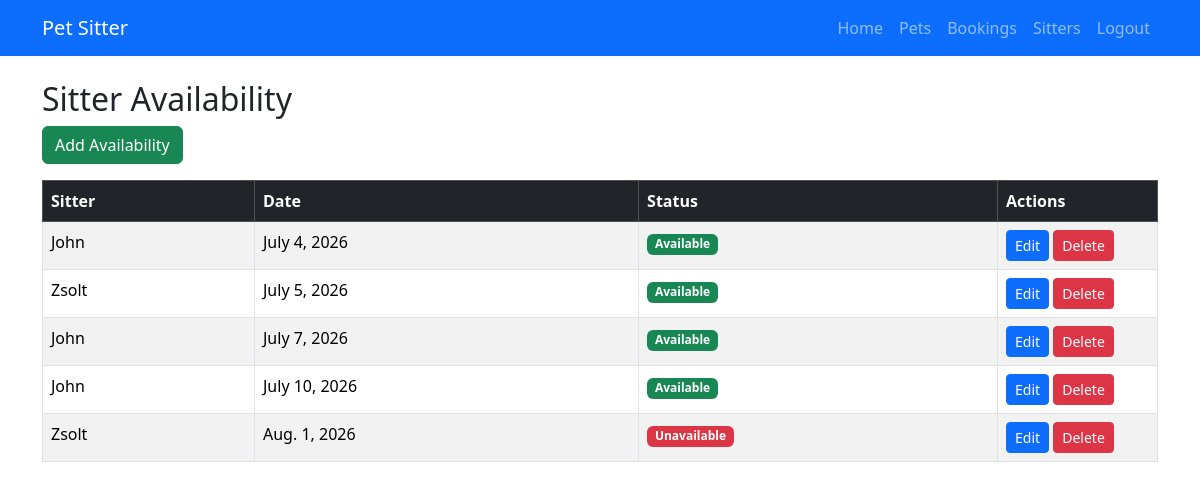
The page /availability/ (signed in) on the database as committed earlier.
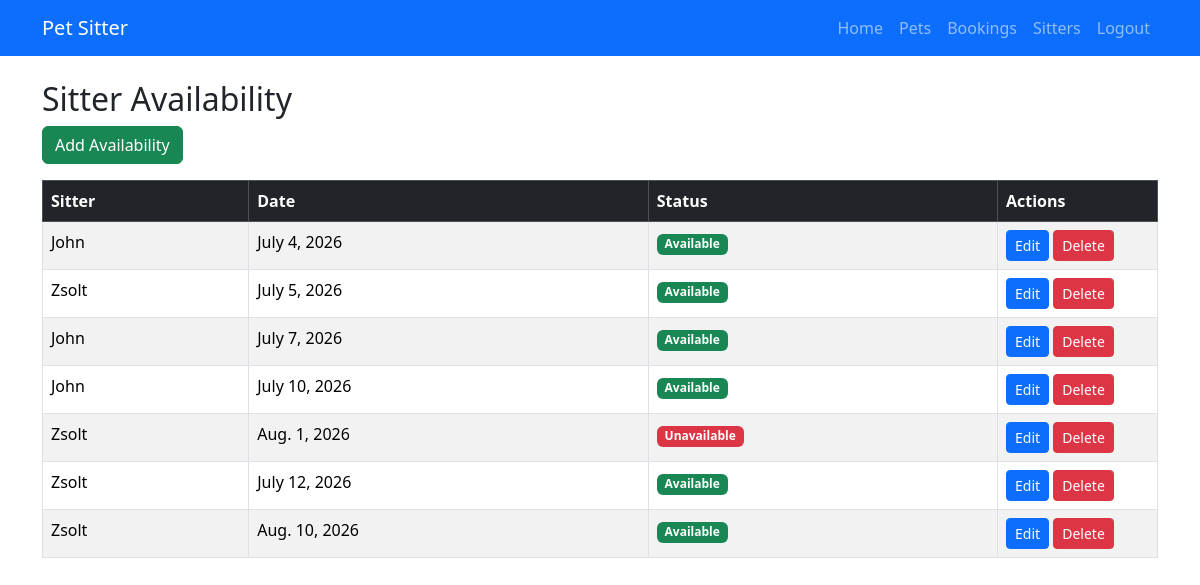
The same page on the database as committed later.
### core/models.py (models this page shows, shortened)
class SitterAvailability(models.Model):
    sitter = models.ForeignKey(
        User, on_delete=models.CASCADE, related_name="availability"
    )
    date = models.DateField()
    is_available = models.BooleanField(default=True)

### core/views.py (the view)
# urls.py: path("availability/", availability_list, name="availability_list"),
@login_required
def availability_list(request):
    availability_list = SitterAvailability.objects.all()
    return render(
        request,
        "availability/list.html",
        {"availability_list": availability_list}
    )

### core/templates/availability/list.html
{% extends "base.html" %}
{% block content %}
<h2>Sitter Availability</h2>
<a href="{% url 'availability_create' %}" class="btn btn-success mb-3">
    Add Availability
</a>
<table class="table table-striped table-bordered">
    <thead class="table-dark">
        <tr>
            <th>Sitter</th>
            <th>Date</th>
            <th>Status</th>
            <th style="width: 160px;">Actions</th>
        </tr>
    </thead>
    <tbody>
        {% for item in availability_list %}
        <tr>
            <td>{{ item.sitter }}</td>
            <td>{{ item.date }}</td>
            <td>
                {% if item.is_available %}
                    <span class="badge bg-success">Available</span>
                {% else %}
                    <span class="badge bg-danger">Unavailable</span>
                {% endif %}
            </td>
            <td>
                <a href="{% url 'availability_update' item.pk %}" class="btn btn-primary btn-sm">
                    Edit
                </a>
                <a href="{% url 'availability_delete' item.pk %}" class="btn btn-danger btn-sm">
                    Delete
                </a>
            </td>
        </tr>
        {% endfor %}
    </tbody>
</table>
{% endblock %}

### core/templates/base.html (shortened to what this page needs)
<!DOCTYPE html>
<html lang="en">
<head>
    <link
        href="https://cdn.jsdelivr.net/npm/bootstrap@5.3.2/dist/css/bootstrap.min.css"
        rel="stylesheet"
    >
</head>
<body>
    <header>
    <nav class="navbar navbar-expand-lg navbar-dark bg-primary">
        <div class="container">
            <a class="navbar-brand" href="/">Pet Sitter</a>
            <div class="collapse navbar-collapse" id="navbarNav">
                <ul class="navbar-nav ms-auto">
                    <li class="nav-item"><a class="nav-link" href="/">Home</a></li>
                    <li class="nav-item"><a class="nav-link" href="{% url 'pet_list' %}">Pets</a></li>
                    <li class="nav-item"><a class="nav-link" href="{% url 'booking_list' %}">Bookings</a></li>
                    <li class="nav-item"><a class="nav-link" href="{% url 'sitter_list' %}">Sitters</a></li>
                    {% if user.is_authenticated %}
                       <li class="nav-item">
                           <a class="nav-link" href="{% url 'logout' %}">Logout</a>
                        </li>
                    {% endif %}
                </ul>
            </div>
        </div>
    </nav>
    </header>
    <main class="container mt-4">
        {% block content %}
        {% endblock %}
    </main>
</body>
</html>

Rows that differ between the two databases and show on the page:
added SitterAvailability: sitter "Zsolt", date "July 12, 2026", is_available "Available"
added SitterAvailability: sitter "Zsolt", date "Aug. 10, 2026", is_available "Available"
